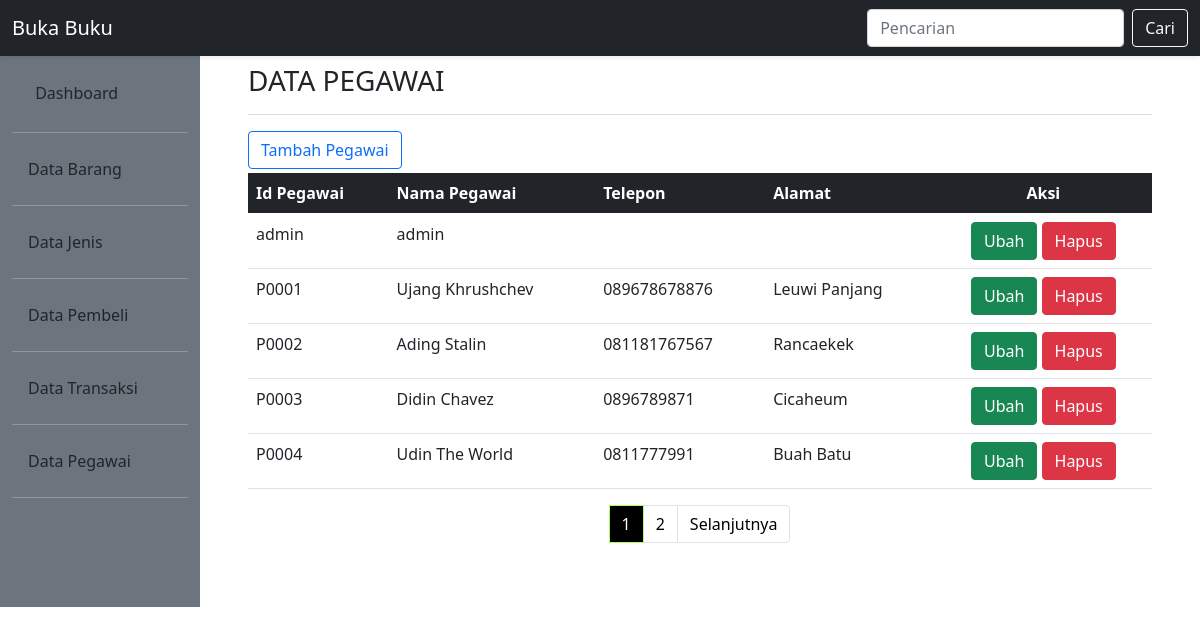
Page /pages/pegawai/pegawai.php (signed in) on the committed database.
### tables this page shows
CREATE TABLE `pegawai` (
  `id_pegawai` varchar(5) NOT NULL,
  `pass` varchar(50) NOT NULL,
  `nama_pegawai` varchar(30) NOT NULL,
  `telepon` varchar(13) NOT NULL,
  `alamat` varchar(30) NOT NULL
);

### pages/pegawai/pegawai.php (the view, shortened to what this page needs)
<!DOCTYPE html>
<html lang="en">
<head>
    <link href="https://cdn.jsdelivr.net/npm/bootstrap@5.0.2/dist/css/bootstrap.min.css" rel="stylesheet">
    <link rel="stylesheet" href="../../style.css">
</head>
<body>
<div class="banner">
	<nav class="navbar navbar-expand-lg fixed-top navbar-dark shadow-sm bg-dark">
  <div class="container-fluid">
    <a class="navbar-brand" href="#">Buka Buku</a>
	<form class="d-flex">
		<form method="get" name="frm" action="barang.php">
			<input class="form-control me-2" name="cari" type="text" placeholder="Pencarian" aria-label="Search">
			<button class="btn btn-outline-light mr-sm-2" type="text" name="tblCari" type="submit">Cari</button>
		</form>
      </form>
  </div>
</nav>
</div>
<div class="container-fluid">
	<div class="row">
		<div class="col-2 mt-5 pt-3 bg-secondary">
			<ul class="nav flex-column ml-3 mb-5">
				<li class="nav-item">
					<a class="nav-link text-dark" href="index.php">
						Dashboard</a>
						<hr class="bg-light">
					</li>
				<li class="nav-item">
					<a class="nav-link text-dark" href="../barang/barang.php">Data Barang</a>
				</li>
			<hr class="bg-light">
              <li class="nav-item">
					<a class="nav-link text-dark" href="../jenis/jenis.php">Data Jenis</a>
				</li>
			<hr class="bg-light">
			<li class="nav-item">
					<a class="nav-link text-dark" href="../pembeli/pembeli.php">Data Pembeli</a>
				</li>
			<hr class="bg-light">
			<li class="nav-item">
					<a class="nav-link text-dark" href="../transaksi/transaksi.php">Data Transaksi</a>
				</li>
			<hr class="bg-light">
			<li class="nav-item">
					<a class="nav-link text-dark" href="pegawai.php">Data Pegawai</a>
				</li>
			<hr class="bg-light">
			</ul>
		</div>
		<div class="col-10 p-5 pt-3 mt-5">
			<h3>DATA PEGAWAI</h3>
            <hr class="bg-secondary">
            <?php
$db=dbConnect();
if($db->connect_errno==0){
	$perpage = 5;
	$hasil = $db->query("SELECT * FROM pegawai");
	$total = $hasil->num_rows;
	$banyakHal = ceil($total / $perpage);
	$page = isset($_GET['halaman']) ? (int)$_GET['halaman'] : 1;
	$start = ($page > 1) ?  ($page * $perpage) - $perpage:0;
	$selanjutnya = $page + 1;
	if(isset($_GET["tblCari"])){
		$dicari=$db->escape_string($_GET["cari"]);
		$sql="SELECT id_pegawai, pass, nama_pegawai, telepon, alamat
        FROM pegawai
		WHERE id_pegawai LIKE '%$dicari%'
		OR nama_pegawai LIKE '%$dicari%'
		OR telepon LIKE '%$dicari%'
        OR alamat LIKE '%$dicari%'
		ORDER BY id_pegawai LIMIT $start, $perpage";
	}
	else{
	$sql="SELECT id_pegawai, pass, nama_pegawai, telepon, alamat
	 FROM pegawai ORDER BY id_pegawai
	 LIMIT $start,$perpage";
	}
	$res=$db->query($sql);
	if($res){
		?>
		<a href="pegawai-tambah.php"><button type="button" class="btn btn-outline-primary rounded">Tambah Pegawai</button></a>
		<table class="table mt-1">
            <thead class="thead-dark table-dark">
                <tr>
                <th scope="col">Id Pegawai</th>
                <th scope="col">Nama Pegawai</th>
                <th scope="col">Telepon</th>
				<th scope="col">Alamat</th>
                <th scope="col" class="text-center">Aksi</th>
                </tr>
            </thead>
		<?php
		$data=$res->fetch_all(MYSQLI_ASSOC);
		foreach($data as $barisdata){
			?>
			<tr>
			<td><?php echo $barisdata["id_pegawai"];?></td>
            <td><?php echo $barisdata["nama_pegawai"];?></td>
            <td><?php echo $barisdata["telepon"];?></td>
			<td><?php echo $barisdata["alamat"];?></td>
			<td class="text-center">
                    <a href="pegawai-form-ubah.php?id_pegawai=<?php echo base64_encode($barisdata["id_pegawai"]); ?>">
                    <button type="button" class="btn btn-success">Ubah</button></a>
                    <a href="pegawai-konfirmasi-hapus.php?id_pegawai=<?php echo base64_encode($barisdata["id_pegawai"]); ?>">
                    <button  type="button" class="btn btn-danger">Hapus</button></a>
				</td>
			</tr>
			<?php
		}
		?>
		</table>
			<nav aria-label="...">
			<ul class="pagination justify-content-center">
				<?php for($i=1; $i<=$banyakHal; $i++){ ?>
				<li class="page-item <?php if($page == $i)echo "active"?>" aria-current="page">
					<a class="page-link"  href="?halaman=<?php echo $i; ?>"><?php echo $i; ?></a>
				</li>
				<?php } ?>
				<li class="page-item">
					 <?php if($page < $banyakHal) { echo "<a  class='page-link' href='?halaman=$selanjutnya'>Selanjutnya</a>"; } ?>
				</li>
			</ul>
			</nav>
		<?php
	}else
		echo "Gagal Eksekusi SQL".(DEVELOPMENT?" : ".$db->error:"")."<br>";
}
else
	echo "Gagal koneksi".(DEVELOPMENT?" : ".$db->connect_error:"")."<br>";
?>
</div>
</div>
</div>
</body>
</html>

### style.css (style rules this page uses)
.page-item.active .page-link { z-index: 1; color: #fff; background-color: black; border-color: #aeff5e; }
.pagination > li > a { background-color: white; color: black; }

### rows in the picture
pegawai: id_pegawai "admin", nama_pegawai "admin"
pegawai: id_pegawai "P0001", nama_pegawai "Ujang Khrushchev", telepon "089678678876", alamat "Leuwi Panjang"
pegawai: id_pegawai "P0002", nama_pegawai "Ading Stalin", telepon "081181767567", alamat "Rancaekek"
pegawai: id_pegawai "P0003", nama_pegawai "Didin Chavez", telepon "0896789871", alamat "Cicaheum"
pegawai: id_pegawai "P0004", nama_pegawai "Udin The World", telepon "0811777991", alamat "Buah Batu"
